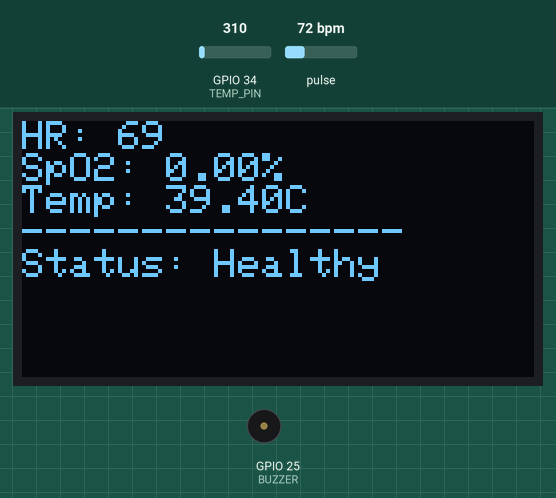
Simulated run of this sketch. Board: ESP32. Shown: 128×64 one-colour display, buzzer (waves = sounding, pin HIGH). Inputs (shaded band) come from the test bench; at power-on: GPIO 34 (TEMP_PIN) = 310, pulse 72 bpm. Nothing arrives over Bluetooth unless stated; what the sketch prints to the serial monitor is not drawn.

Above: at 1.2 s.
1.3 s: GPIO 34 (TEMP_PIN) set to 271
At 1.69 s:
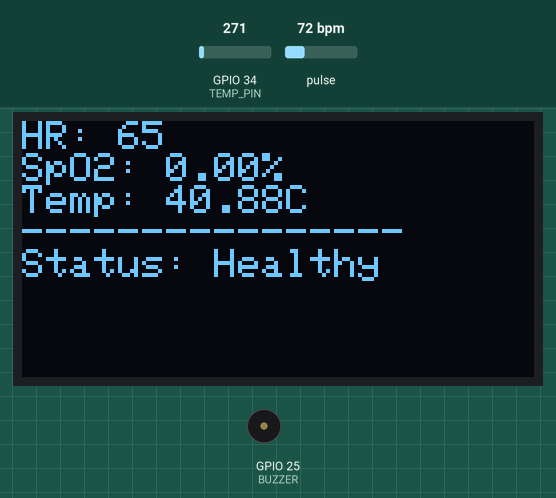
3.0 s: GPIO 34 (TEMP_PIN) set to 245
At 5.72 s:
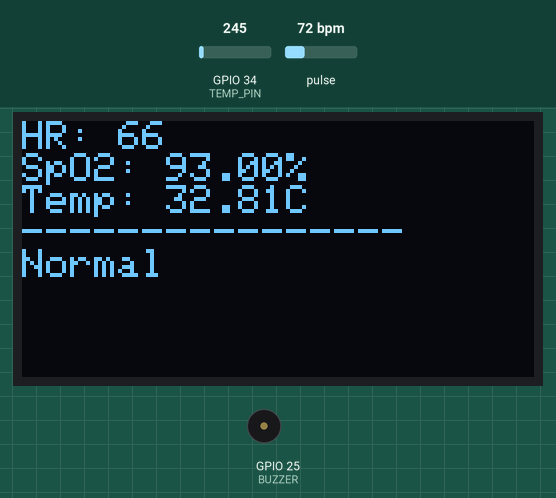
6.0 s: pulse set to 42 bpm
At 7.15 s:
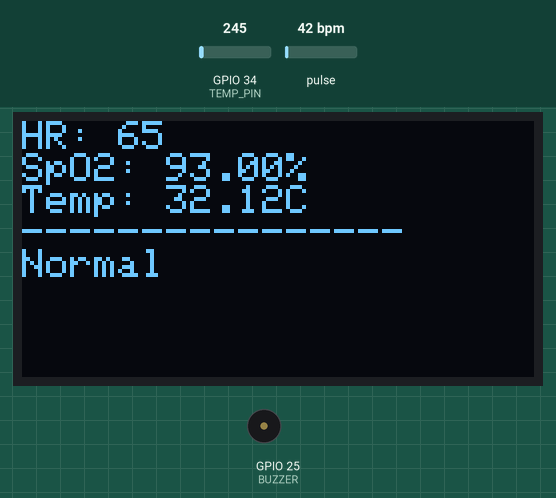
8.5 s: pulse set to 70 bpm
At 10.1 s:
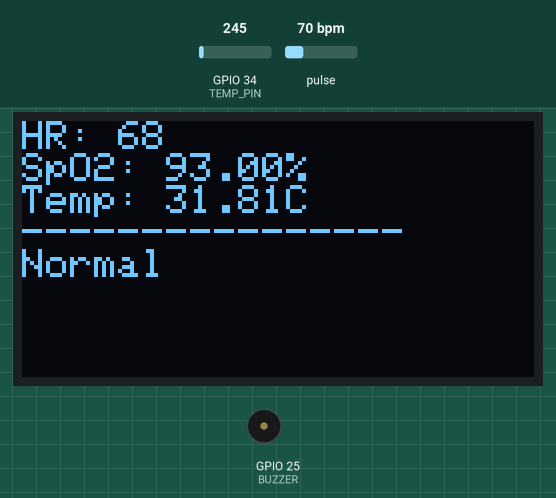
10.2 s: pulse set to 100 bpm
At 10.9 s:
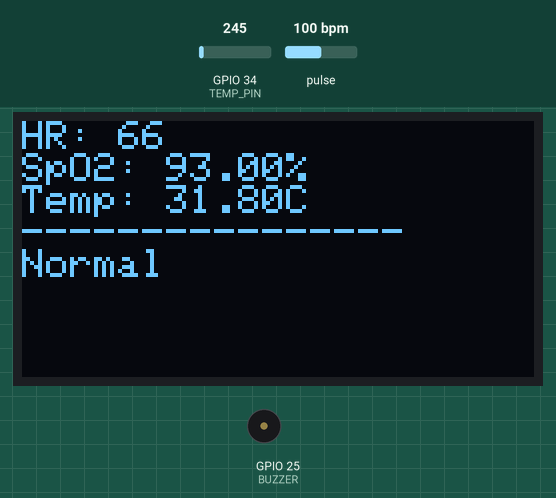
12.5 s: GPIO 34 (TEMP_PIN) set to 186
At 12.9 s:
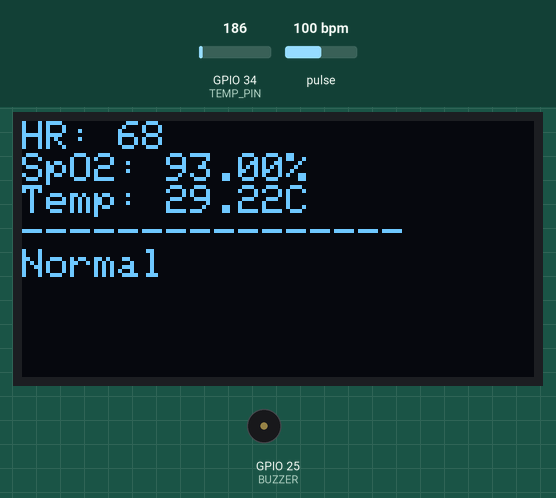
Timing chart, 0 to 15.2 s (numbered marks = the images above; inputs shaded):
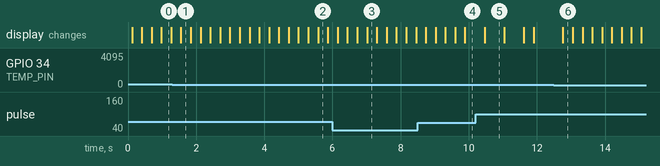

Measured:
- the behaviour switches between 246 and 245 on GPIO 34 (TEMP_PIN) (found by bisection; images 1 and 2)
- what the display in image 5 shows lasts 0.5 s, from 10.5 s to 11.0 s

The sketch:

health_monitoring_glove.ino
```cpp
#include <Wire.h>
#include <Adafruit_GFX.h>
#include <Adafruit_SSD1306.h>
#include <BluetoothSerial.h>
#include <MAX30105.h>

BluetoothSerial SerialBT;
MAX30105 particleSensor;

#define SCREEN_WIDTH 128
#define SCREEN_HEIGHT 64
Adafruit_SSD1306 display(SCREEN_WIDTH, SCREEN_HEIGHT, &Wire, -1);

#define TEMP_PIN 34
#define BUZZER 25

// HR variables
long prevIR = 0;
int heartRate = 75;

// SpO2 variables
long irMin = 999999;
long irMax = 0;
unsigned long lastCalc = 0;
float spo2 = 0;

// Temperature smoothing
float prevTemp = 25;

// -------- Temperature Function --------
float readTemperature()
{
  long sum = 0;

  for (int i = 0; i < 10; i++)
  {
    sum += analogRead(TEMP_PIN);
    delay(5);
  }

  float avg = sum / 10.0;
  float voltage = avg * (3.3 / 4095.0);
  float rawTemp = voltage * 100.0;

  float mappedTemp = 25;

  if (rawTemp < 10)
  {
    mappedTemp = 15.3698;
  }
  else if (rawTemp < 17)
  {
    mappedTemp = (rawTemp - 10) * (20.39 - 15.3698) / (17 - 10) + 15.3698;
  }
  else if (rawTemp <= 17.8)
  {
    mappedTemp = (rawTemp - 17) * (25.245 - 20.39) / (17.8 - 17) + 20.39;
  }
  else if (rawTemp <= 21)
  {
    mappedTemp = (rawTemp - 17.8) * (36 - 25.245) / (21 - 17.8) + 25.245;
  }
  else
  {
    float slope = (36 - 25.245) / (21 - 17.8);
    mappedTemp = 36 + (rawTemp - 21) * slope;
  }

  float finalTemp = (0.8 * prevTemp) + (0.2 * mappedTemp);
  prevTemp = finalTemp;

  return finalTemp;
}

// -------- Setup --------
void setup()
{
  Serial.begin(115200);

  // Bluetooth setup (FIXED)
  if (!SerialBT.begin("HealthGlove"))
  {
    Serial.println("Bluetooth failed!");
  }
  else
  {
    Serial.println("Bluetooth ready");
  }

  SerialBT.setPin("1234", 4);  // ✅ FIXED LINE

  pinMode(BUZZER, OUTPUT);
  Wire.begin(21, 22);

  // OLED
  if (!display.begin(SSD1306_SWITCHCAPVCC, 0x3C))
  {
    Serial.println("OLED failed");
    while (1);
  }

  display.setTextSize(1);
  display.setTextColor(WHITE);

  // MAX30102
  if (!particleSensor.begin(Wire))
  {
    Serial.println("MAX30102 not found");
    while (1);
  }

  particleSensor.setup();
  particleSensor.setPulseAmplitudeRed(0x0F);
  particleSensor.setPulseAmplitudeIR(0x0F);
  particleSensor.setPulseAmplitudeGreen(0);
}

// -------- Loop --------
void loop()
{
  long irValue = particleSensor.getIR();

  // -------- HR --------
  long diff = abs(irValue - prevIR);
  prevIR = irValue;

  if (irValue > 35000)
  {
    if (diff > 80)
    {
      heartRate = map(diff, 80, 2000, 65, 95);
    }
    heartRate = constrain(heartRate, 60, 100);
  }
  else
  {
    heartRate = 0;
  }

  // -------- SpO2 --------
  if (irValue > 35000)
  {
    if (irValue < irMin) irMin = irValue;
    if (irValue > irMax) irMax = irValue;

    if (millis() - lastCalc > 2000)
    {
      long amplitude = irMax - irMin;
      spo2 = map(amplitude, 500, 5000, 93, 97);
      spo2 = constrain(spo2, 90, 100);

      irMin = 999999;
      irMax = 0;
      lastCalc = millis();
    }
  }
  else
  {
    spo2 = 0;
  }

  // -------- Temperature --------
  float temperature = readTemperature();

  // -------- OLED --------
  display.clearDisplay();
  display.setCursor(0, 0);

  display.print("HR: ");
  display.println(heartRate);

  display.print("SpO2: ");
  display.print(spo2);
  display.println("%");

  display.print("Temp: ");
  display.print(temperature);
  display.println("C");

  display.println("----------------");

  String statusMsg = "Monitoring";

  if (irValue < 35000)
  {
    display.println("Place Finger");
    digitalWrite(BUZZER, LOW);
    statusMsg = "No Finger";
  }
  else if (temperature > 33)
  {
    display.println("Status: Healthy");
    digitalWrite(BUZZER, LOW);
    statusMsg = "Healthy";
  }
  else
  {
    display.println("Normal");
    digitalWrite(BUZZER, LOW);
    statusMsg = "Normal";
  }

  display.display();

  // -------- Bluetooth Output --------
  SerialBT.print("HR:");
  SerialBT.print(heartRate);
  SerialBT.print(" SpO2:");
  SerialBT.print(spo2);
  SerialBT.print(" Temp:");
  SerialBT.print(temperature);
  SerialBT.print(" Status:");
  SerialBT.println(statusMsg);

  // -------- Serial Debug --------
  Serial.print("IR=");
  Serial.print(irValue);
  Serial.print(" HR=");
  Serial.print(heartRate);
  Serial.print(" SpO2=");
  Serial.print(spo2);
  Serial.print(" Temp=");
  Serial.println(temperature);

  delay(200);
}
```
